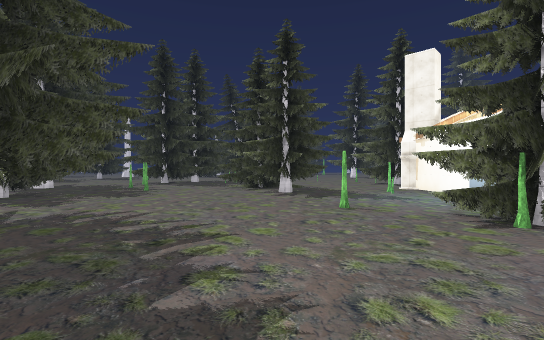
View 1 (above)

24 first-person views from a walk through a 3-D level made in the Unity game engine. The camera is 1.4 m above the floor, looks level and sees 85° across. Doors are open. The floor is counted in squares, 2 m on a side. Each view is taken from the middle of a square. On the plan, view 1 faces up. The plan holds only what a view shows up to about 10 squares ahead; the rest is blank. The place goes on beyond the plan. The player character is not drawn. Some surface patterns are stand-ins.

View 2
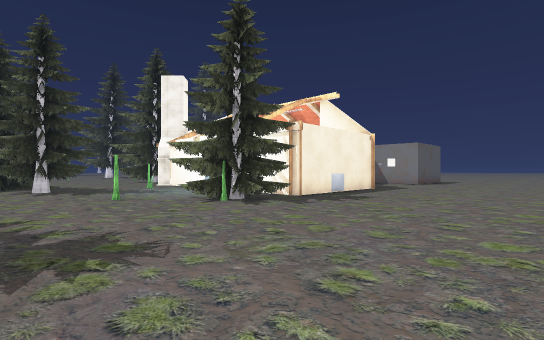

View 3
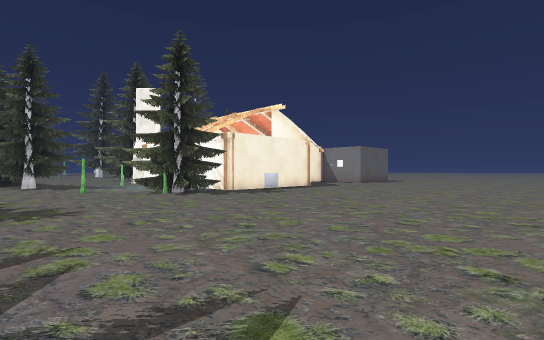

View 4
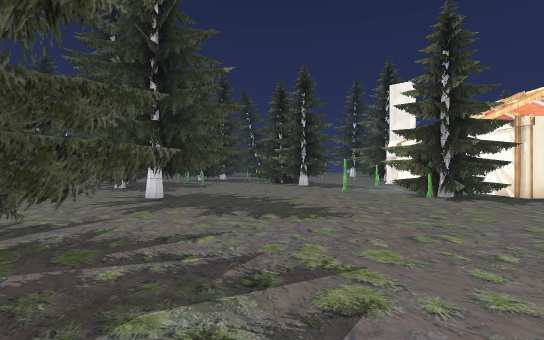

View 5
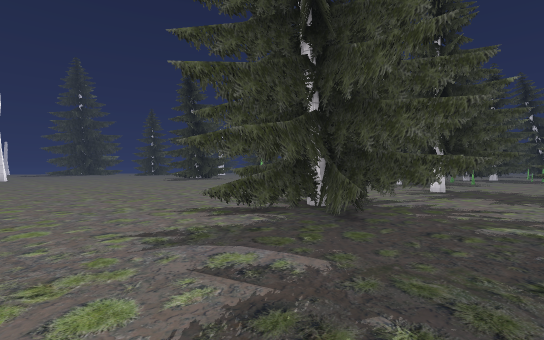

View 6
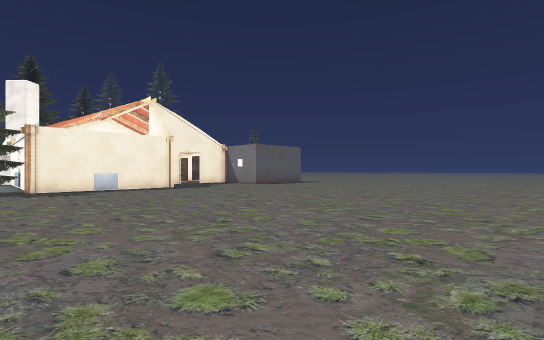

View 7
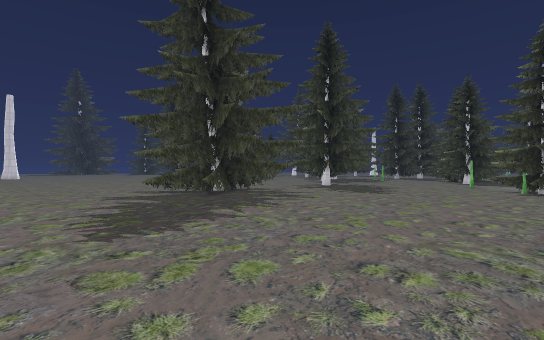

View 8
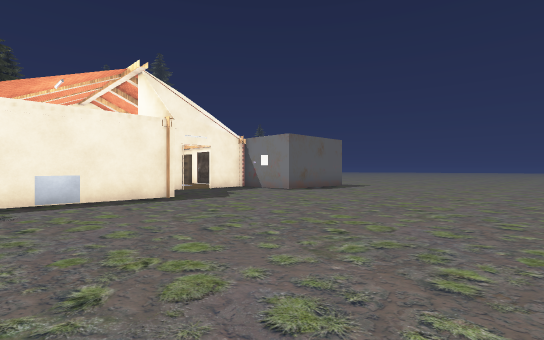

View 9
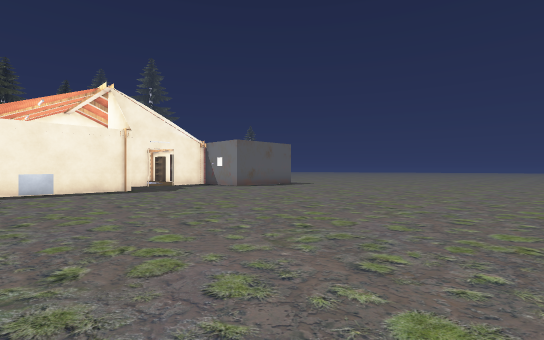

View 10
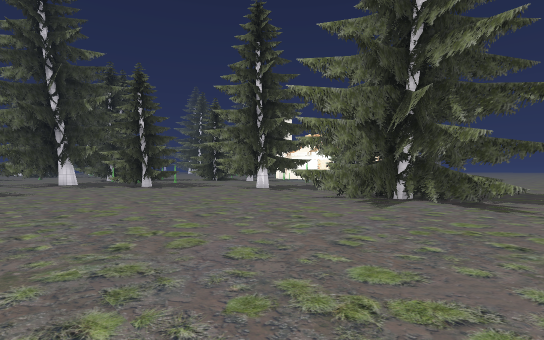

View 11
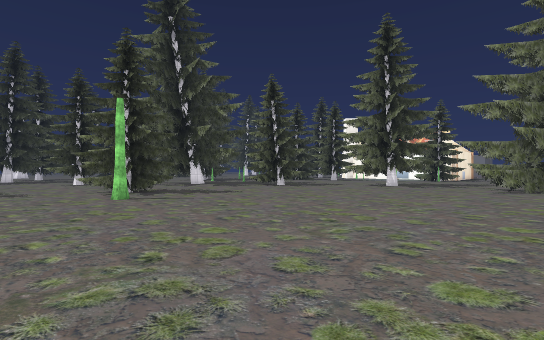

View 12
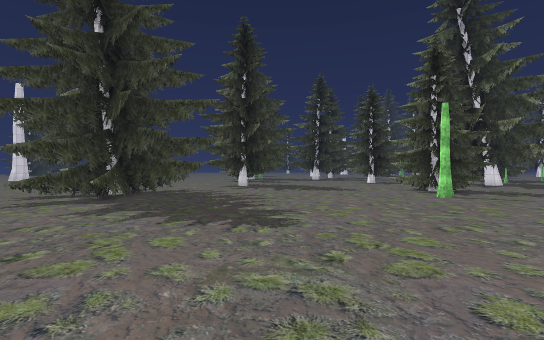

View 13
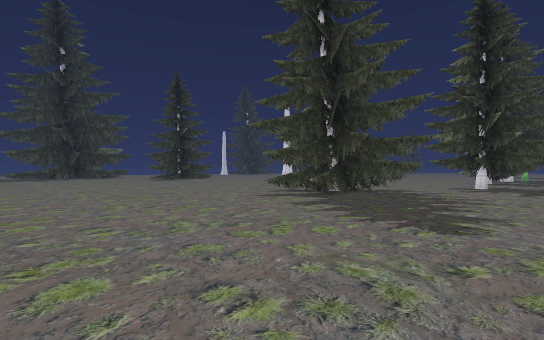

View 14
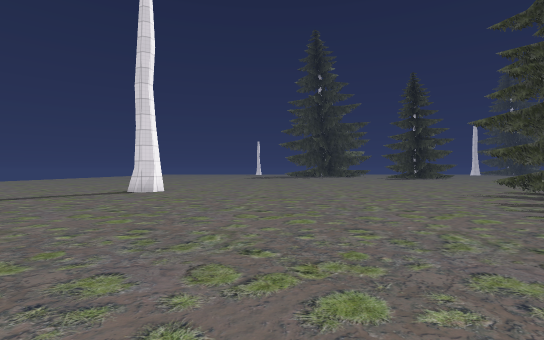

View 15
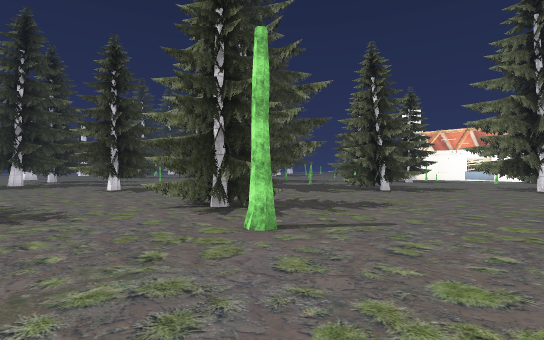

View 16
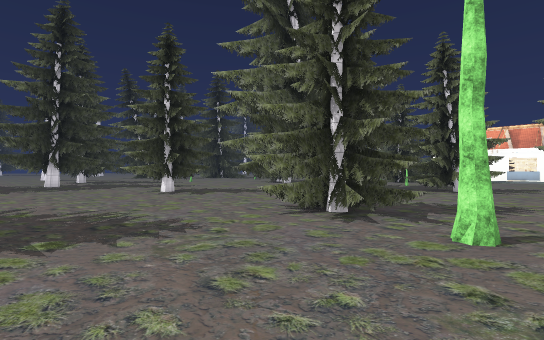

View 17
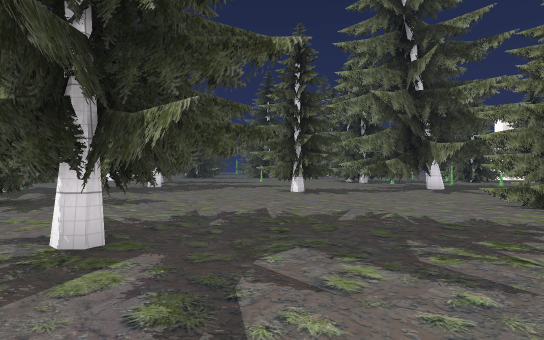

View 18
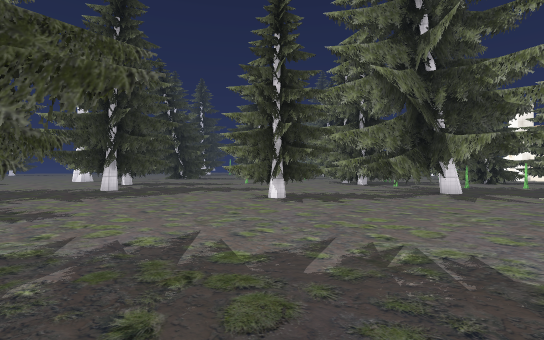

View 19
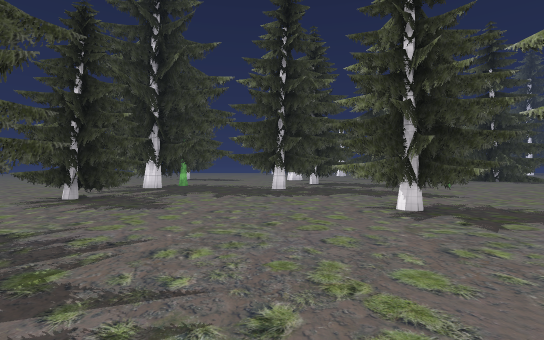

View 20
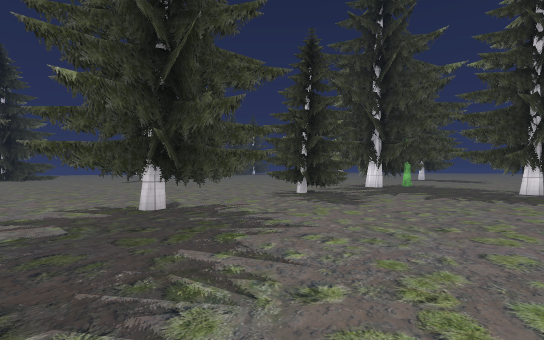

View 21
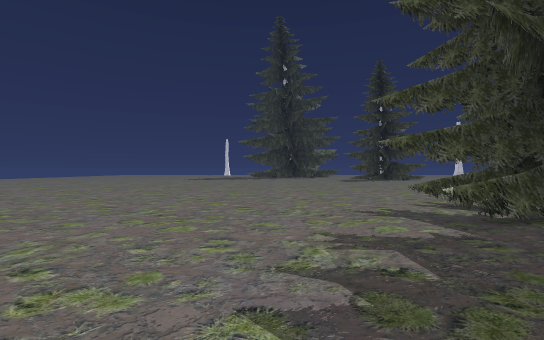

View 22
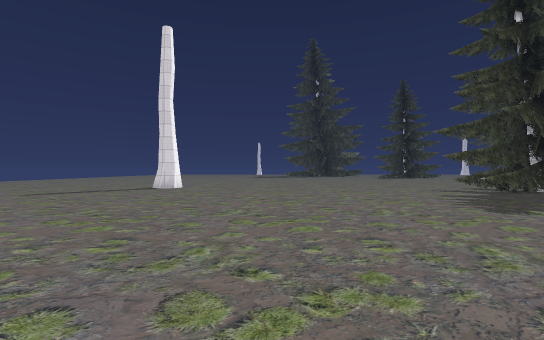

View 23
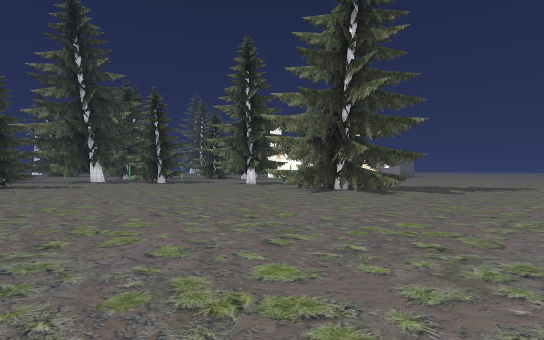

View 24
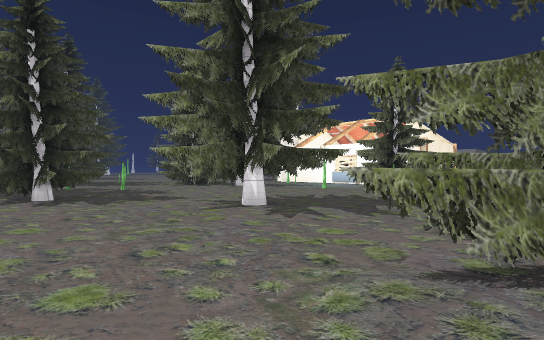

### Floor plan
Key: @ floor where view 1 was taken; # wall or solid block; x gap in a wall; . floor; = window, fence, low wall or low ledge; S sink; T thing the floor can be seen under or through; O other object.
Columns run from 29 left of view 1 to 18 right of it. Each row starts with its distance up from view 1.
 21            .##
 20            x###
 19      ........# .......
 18      .................
 17         ##...........
 16        ###..........
 15       ..##.....##...
 14      ..........###x#
 13     .....# .....##.#
 12    .....###.......###
 11   ......###....... ## ..
 10   .......#.......... .... ..###..O#
  9       .........##.....#......##..O#
  8  .. ####......###....###..........#
  7  ...####......###....###..........
  6 ... ###.#.....O...............O...
  5 ....### ................###.....###
  4 ......=.................###.....### S   ..
  3 ........................###.....#####  #...
  2 ............................................
  1 .............................................
  0 .......................#.T...@................
 -1 .......................TTTTT...................
 -2 ......................###TT.....................
 -3 ....................... ##=.....................
 -4 .............. ........ ##=....................
 -5 .............  .................................
 -6 .. #........   .................................
 -7    ........    ................................
 -8    .......     ............................

Positions as (right, up) in squares from view 1, and headings:
1: (0, 0), facing up
2: (-1, -2), facing up-right
3: (-1, -5), facing up-right
4: (-1, -4), facing up
5: (-1, -7), facing up-left
6: (4, -8), facing up-right
7: (4, -8), facing up-left
8: (6, -4), facing up-right
9: (6, -7), facing up-right
10: (-12, -5), facing up-right
11: (-17, -2), facing up-right
12: (-19, -2), facing up
13: (-18, -2), facing up-left
14: (-16, -2), facing left
15: (-17, 3), facing up-right
16: (-18, 5), facing up-right
17: (-21, 8), facing up-right
18: (-19, 9), facing up-right
19: (-16, 9), facing up
20: (-15, 9), facing up-left
21: (-19, 2), facing left
22: (-14, -2), facing left
23: (-14, -8), facing up-right
24: (-8, -1), facing up-right
